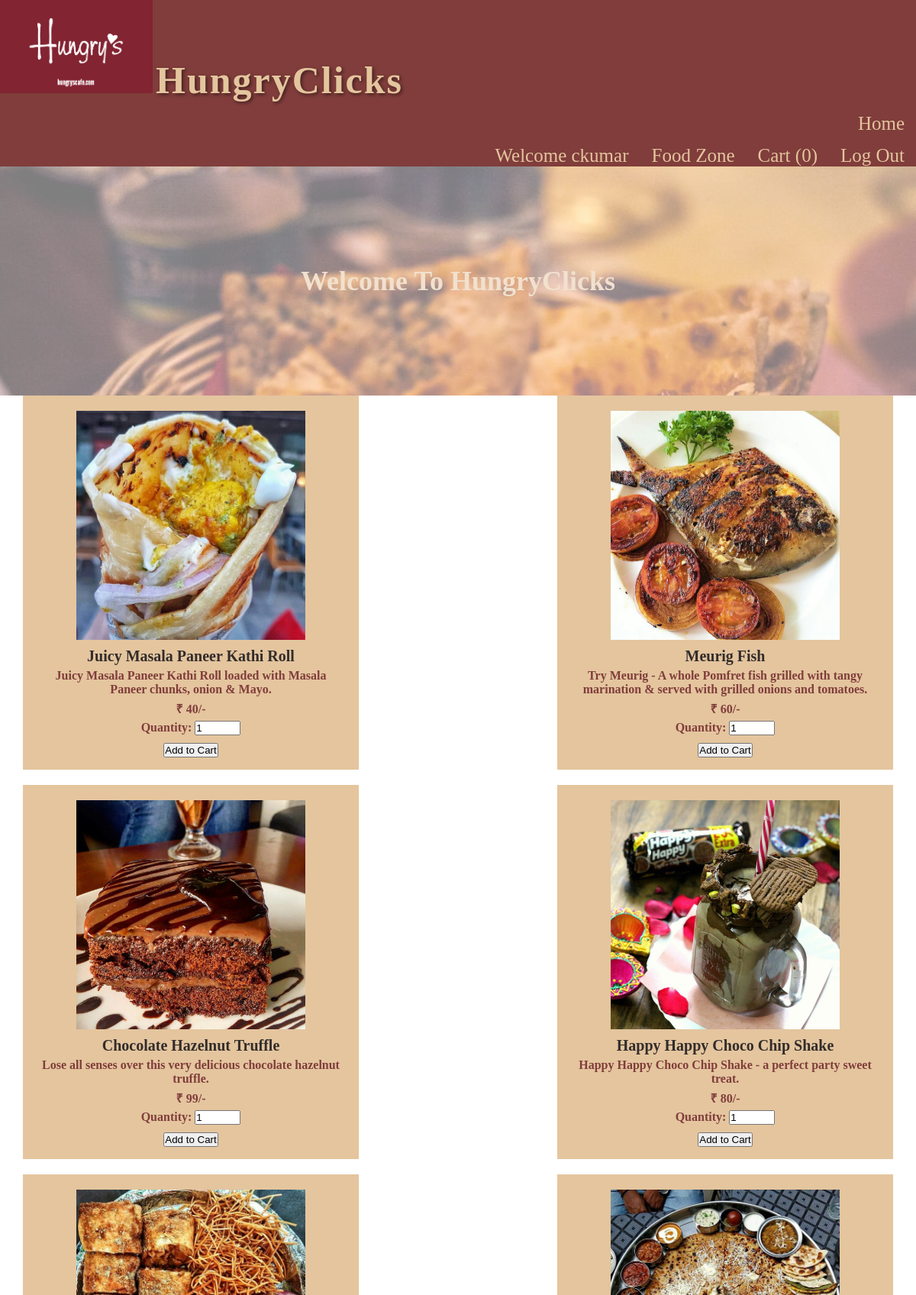
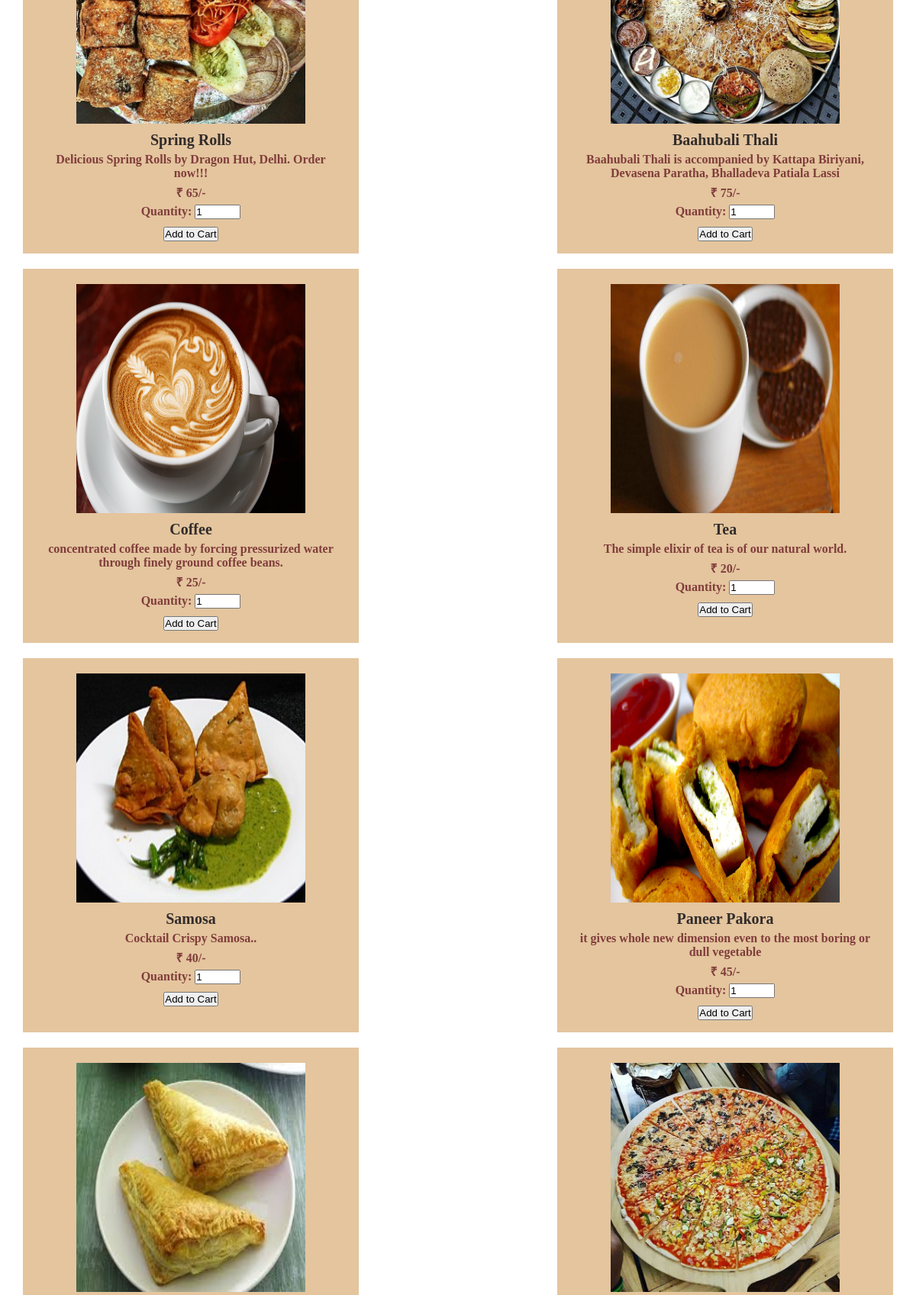
Screenshot of /foodlist.php (signed in, upper part) with the database file from the repository (2 pictures, top to bottom).
### tables this page shows
CREATE TABLE `food` (
  `F_ID` int(30) NOT NULL,
  `name` varchar(30) NOT NULL,
  `price` int(30) NOT NULL,
  `description` varchar(200) NOT NULL,
  `R_ID` int(30) NOT NULL,
  `images_path` varchar(200) NOT NULL,
  `options` varchar(10) NOT NULL DEFAULT 'ENABLE'
);

### foodlist.php (the view, shortened to what this page needs)
<html>
  <head>
    <link rel="stylesheet" type = "text/css" href ="css/foodlist.css">
  </head>
  <body>
    <nav class="navbar navbar-inverse navbar-fixed-top navigation-clean-search" role="navigation">
      <img src="images/logo.webp" class="logo" width="200px">
      <a class="navbar-brand" href="index.php">HungryClicks</a>
      <ul class="navbar-nav">
        <li><a href="index.php">Home</a></li><br><br>
      </ul>
      <?php
      if(isset($_SESSION['login_user1'])){
      ?>
      <ul class="nav navbar-nav navbar-right">
        <li><a href="#"><span class="glyphicon glyphicon-user"></span> Welcome <?php echo $_SESSION['login_user1']; ?> </a></li>
        <li><a href="myrestaurant.php">MANAGER CONTROL PANEL</a></li>
        <li><a href="logout_m.php"><span class="glyphicon glyphicon-log-out"></span> Log Out </a></li>
      </ul>
      <?php
      }
      else if (isset($_SESSION['login_user2'])) {
        ?>
          <ul class="nav navbar-nav navbar-right">
            <li><a href="#"><span class="glyphicon glyphicon-user"></span> Welcome <?php echo $_SESSION['login_user2']; ?> </a></li>
            <li class="active" ><a href="foodlist.php"><span class="glyphicon glyphicon-cutlery"></span> Food Zone </a></li>
            <li><a href="cart.php"><span class="glyphicon glyphicon-shopping-cart"></span> Cart  (<?php
              if(isset($_SESSION["cart"])){
              $count = count($_SESSION["cart"]);
              echo "$count";
            }
              else
                echo "0";
              ?>) </a></li>
            <li><a href="logout_u.php"><span class="glyphicon glyphicon-log-out"></span> Log Out </a></li>
          </ul>
      <?php
      }
      ?>
    </nav>
    <div class="jumbotron">
      <div class="container text-center">
        <h1>Welcome To HungryClicks</h1>
      </div>
    </div>
    <div class="container" style="width:95%;">
      <?php
      $conn = Connect();
      $sql = "SELECT * FROM FOOD WHERE options = 'ENABLE' ORDER BY F_ID";
      $result = mysqli_query($conn, $sql);
      if (mysqli_num_rows($result) > 0) {
          echo "<div class='row'>";
          while ($row = mysqli_fetch_assoc($result)) {
              ?>
              <div class="col-md-3">
                  <form method="post" action="cart.php?action=add&id=<?php echo $row["F_ID"]; ?>">
                      <div class="mypanel" align="center">
                          <img src="<?php echo $row["images_path"]; ?>" class="img-responsive">
                          <h4 class="text-dark"><?php echo $row["name"]; ?></h4>
                          <h5 class="text-info"><?php echo $row["description"]; ?></h5>
                          <h5 class="text-danger">&#8377; <?php echo $row["price"]; ?>/-</h5>
                          <h5 class="text-info">Quantity: <input type="number" min="1" max="25" name="quantity" class="form-control" value="1" style="width: 60px;"> </h5>
                          <input type="submit" name="add" style="margin-top:5px;" class="btn btn-success" value="Add to Cart">
                      </div>
                  </form>
              </div>
              <?php
          }
          echo "</div>";
      }
      ?>
    </div>
  </body>
</html>

### foodlist.css (style rules this page uses)
* { margin: 0; padding: 0; }
.navbar { background-color: #803D3B; border: none; }
.navbar-brand { color: #E4C59E; text-align: center; font-size: 50px; margin-top: 50px; text-shadow: 2px 2px 4px rgba(0, 0, 0, 0.5); letter-spacing: 2px; font-weight: bold; text-decoration: none; }
.navbar-nav { display: flex; justify-content: flex-end; align-items: center; font-size: 25px; }
.navbar-nav > li { display: inline-block; }
.navbar-nav > li > a { color: #E4C59E; padding: 15px; text-decoration: none; }
.jumbotron { background-image: url('background.jpeg'); background-size: cover; opacity: 0.5; height: 300px; display: flex; justify-content: center; align-items: center; }
.jumbotron h1 { color: #E4C59E; font-size: 36px; font-weight: bold; text-align: center; }
.container { width: 95%; margin: auto; }
.row { display: flex; flex-wrap: wrap; justify-content: space-between; }
.mypanel { background-color: #E4C59E; padding: 20px; margin-bottom: 20px; text-align: center; width: 400px; height: 450px; }
.mypanel img { width: 300px; height: 300px; margin-bottom: 10px; }
.mypanel h4 { color: #322C2B; font-size: 20px; margin-bottom: 5px; }
.mypanel h5 { color: #803D3B; font-size: 16px; margin-bottom: 5px; }
.mypanel input[type="number"] { width: 60px; }
.mypanel input[type="submit"] { margin-top: 5px; }

### rows the page displays
food: images_path (picture), name "Juicy Masala Paneer Kathi Roll", description "Juicy Masala Paneer Kathi Roll loaded with Masala Paneer chunks, onion & Mayo.", price "40"
food: images_path (picture), name "Meurig Fish", description "Try Meurig - A whole Pomfret fish grilled with tangy marination & served with grilled onions and tomatoes.", price "60"
food: images_path (picture), name "Chocolate Hazelnut Truffle", description "Lose all senses over this very delicious chocolate hazelnut truffle.", price "99"
food: images_path (picture), name "Happy Happy Choco Chip Shake", description "Happy Happy Choco Chip Shake - a perfect party sweet treat.", price "80"
food: images_path (picture), name "Spring Rolls", description "Delicious Spring Rolls by Dragon Hut, Delhi. Order now!!!", price "65"
food: images_path (picture), name "Baahubali Thali", description "Baahubali Thali is accompanied by Kattapa Biriyani, Devasena Paratha, Bhalladeva Patiala Lassi", price "75"
food: images_path (picture), name "Coffee", description "concentrated coffee made by forcing pressurized water through finely ground coffee beans.", price "25"
food: images_path (picture), name "Tea", description "The simple elixir of tea is of our natural world.", price "20"
food: images_path (picture), name "Samosa", description "Cocktail Crispy Samosa..", price "40"
food: images_path (picture), name "Paneer Pakora", description "it gives whole new dimension even to the most boring or dull vegetable", price "45"
food: images_path (picture)
food: images_path (picture)

### other values shown
$_SESSION['login_user2'] "ckumar"
